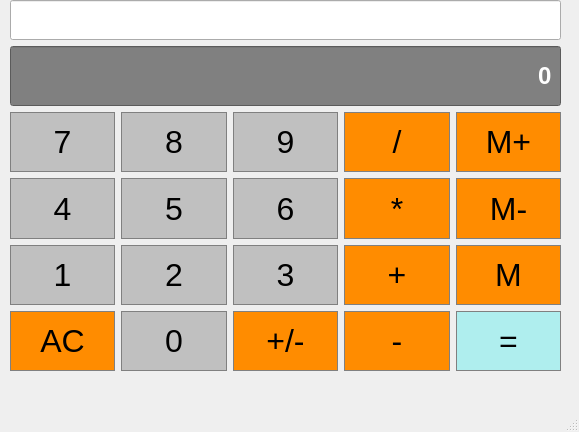
<?xml version="1.0" encoding="UTF-8"?>
<ui version="4.0">
 <class>Calculator</class>
 <widget class="QMainWindow" name="Calculator">
  <property name="geometry">
   <rect>
    <x>0</x>
    <y>0</y>
    <width>579</width>
    <height>432</height>
   </rect>
  </property>
  <property name="windowTitle">
   <string>Calculator</string>
  </property>
  <widget class="QWidget" name="centralwidget">
   <widget class="QWidget" name="gridLayoutWidget">
    <property name="geometry">
     <rect>
      <x>10</x>
      <y>0</y>
      <width>551</width>
      <height>371</height>
     </rect>
    </property>
    <layout class="QGridLayout" name="gridLayout">
     <item row="5" column="1">
      <widget class="QPushButton" name="Button2">
       <property name="sizePolicy">
        <sizepolicy hsizetype="Expanding" vsizetype="Expanding">
         <horstretch>0</horstretch>
         <verstretch>0</verstretch>
        </sizepolicy>
       </property>
       <property name="font">
        <font>
         <family>Arial</family>
         <pointsize>24</pointsize>
         <weight>50</weight>
         <bold>false</bold>
        </font>
       </property>
       <property name="styleSheet">
        <string notr="true">QPushButton {
	background-color: #C0C0C0;
	border: 1px solid gray;
	padding: 5x;
	color: black;
}

QPushButton:pressed{
	background-color: #A9A9A9;
	border: 1px solid gray;
	padding: 5x;
	color: white;
}</string>
       </property>
       <property name="text">
        <string>2</string>
       </property>
      </widget>
     </item>
     <item row="4" column="4">
      <widget class="QPushButton" name="MemClear">
       <property name="sizePolicy">
        <sizepolicy hsizetype="Expanding" vsizetype="Expanding">
         <horstretch>0</horstretch>
         <verstretch>0</verstretch>
        </sizepolicy>
       </property>
       <property name="font">
        <font>
         <family>Arial</family>
         <pointsize>24</pointsize>
         <weight>50</weight>
         <bold>false</bold>
        </font>
       </property>
       <property name="styleSheet">
        <string notr="true">QPushButton {
	background-color: #FF8C00;
	border: 1px solid gray;
	padding: 5x;
	color: black;
}

QPushButton:pressed{
	background-color: #A9A9A9;
	border: 1px solid gray;
	padding: 5x;
	color: white;
}</string>
       </property>
       <property name="text">
        <string>M-</string>
       </property>
      </widget>
     </item>
     <item row="3" column="1">
      <widget class="QPushButton" name="Button8">
       <property name="sizePolicy">
        <sizepolicy hsizetype="Expanding" vsizetype="Expanding">
         <horstretch>0</horstretch>
         <verstretch>0</verstretch>
        </sizepolicy>
       </property>
       <property name="font">
        <font>
         <family>Arial</family>
         <pointsize>24</pointsize>
         <weight>50</weight>
         <bold>false</bold>
        </font>
       </property>
       <property name="styleSheet">
        <string notr="true">QPushButton {
	background-color: #C0C0C0;
	border: 1px solid gray;
	padding: 5x;
	color: black;
}

QPushButton:pressed{
	background-color: #A9A9A9;
	border: 1px solid gray;
	padding: 5x;
	color: white;
}</string>
       </property>
       <property name="text">
        <string>8</string>
       </property>
      </widget>
     </item>
     <item row="4" column="0">
      <widget class="QPushButton" name="Button4">
       <property name="sizePolicy">
        <sizepolicy hsizetype="Expanding" vsizetype="Expanding">
         <horstretch>0</horstretch>
         <verstretch>0</verstretch>
        </sizepolicy>
       </property>
       <property name="font">
        <font>
         <family>Arial</family>
         <pointsize>24</pointsize>
         <weight>50</weight>
         <bold>false</bold>
        </font>
       </property>
       <property name="styleSheet">
        <string notr="true">QPushButton {
	background-color: #C0C0C0;
	border: 1px solid gray;
	padding: 5x;
	color: black;
}

QPushButton:pressed{
	background-color: #A9A9A9;
	border: 1px solid gray;
	padding: 5x;
	color: white;
}</string>
       </property>
       <property name="text">
        <string>4</string>
       </property>
      </widget>
     </item>
     <item row="4" column="1">
      <widget class="QPushButton" name="Button5">
       <property name="sizePolicy">
        <sizepolicy hsizetype="Expanding" vsizetype="Expanding">
         <horstretch>0</horstretch>
         <verstretch>0</verstretch>
        </sizepolicy>
       </property>
       <property name="font">
        <font>
         <family>Arial</family>
         <pointsize>24</pointsize>
         <weight>50</weight>
         <bold>false</bold>
        </font>
       </property>
       <property name="styleSheet">
        <string notr="true">QPushButton {
	background-color: #C0C0C0;
	border: 1px solid gray;
	padding: 5x;
	color: black;
}

QPushButton:pressed{
	background-color: #A9A9A9;
	border: 1px solid gray;
	padding: 5x;
	color: white;
}</string>
       </property>
       <property name="text">
        <string>5</string>
       </property>
      </widget>
     </item>
     <item row="6" column="3">
      <widget class="QPushButton" name="Subtract">
       <property name="sizePolicy">
        <sizepolicy hsizetype="Expanding" vsizetype="Expanding">
         <horstretch>0</horstretch>
         <verstretch>0</verstretch>
        </sizepolicy>
       </property>
       <property name="font">
        <font>
         <family>Arial</family>
         <pointsize>24</pointsize>
         <weight>50</weight>
         <bold>false</bold>
        </font>
       </property>
       <property name="styleSheet">
        <string notr="true">QPushButton {
	background-color: #FF8C00;
	border: 1px solid gray;
	padding: 5x;
	color: black;
}

QPushButton:pressed{
	background-color: #A9A9A9;
	border: 1px solid gray;
	padding: 5x;
	color: white;
}</string>
       </property>
       <property name="text">
        <string>-</string>
       </property>
      </widget>
     </item>
     <item row="6" column="2">
      <widget class="QPushButton" name="ChangeSign">
       <property name="sizePolicy">
        <sizepolicy hsizetype="Expanding" vsizetype="Expanding">
         <horstretch>0</horstretch>
         <verstretch>0</verstretch>
        </sizepolicy>
       </property>
       <property name="font">
        <font>
         <family>Arial</family>
         <pointsize>24</pointsize>
         <weight>50</weight>
         <bold>false</bold>
        </font>
       </property>
       <property name="styleSheet">
        <string notr="true">QPushButton {
	background-color: #FF8C00;
	border: 1px solid gray;
	padding: 5x;
	color: black;
}

QPushButton:pressed{
	background-color: #A9A9A9;
	border: 1px solid gray;
	padding: 5x;
	color: white;
}</string>
       </property>
       <property name="text">
        <string>+/-</string>
       </property>
      </widget>
     </item>
     <item row="4" column="2">
      <widget class="QPushButton" name="Button6">
       <property name="sizePolicy">
        <sizepolicy hsizetype="Expanding" vsizetype="Expanding">
         <horstretch>0</horstretch>
         <verstretch>0</verstretch>
        </sizepolicy>
       </property>
       <property name="font">
        <font>
         <family>Arial</family>
         <pointsize>24</pointsize>
         <weight>50</weight>
         <bold>false</bold>
        </font>
       </property>
       <property name="styleSheet">
        <string notr="true">QPushButton {
	background-color: #C0C0C0;
	border: 1px solid gray;
	padding: 5x;
	color: black;
}

QPushButton:pressed{
	background-color: #A9A9A9;
	border: 1px solid gray;
	padding: 5x;
	color: white;
}</string>
       </property>
       <property name="text">
        <string>6</string>
       </property>
      </widget>
     </item>
     <item row="6" column="4">
      <widget class="QPushButton" name="Equal">
       <property name="sizePolicy">
        <sizepolicy hsizetype="Expanding" vsizetype="Expanding">
         <horstretch>0</horstretch>
         <verstretch>0</verstretch>
        </sizepolicy>
       </property>
       <property name="font">
        <font>
         <family>Arial</family>
         <pointsize>24</pointsize>
         <weight>50</weight>
         <bold>false</bold>
        </font>
       </property>
       <property name="styleSheet">
        <string notr="true">QPushButton {
	background-color: #AFEEEE;
	border: 1px solid gray;
	padding: 5x;
	color: black;
}

QPushButton:pressed{
	background-color: #A9A9A9;
	border: 1px solid gray;
	padding: 5x;
	color: white;
}</string>
       </property>
       <property name="text">
        <string>=</string>
       </property>
      </widget>
     </item>
     <item row="3" column="0">
      <widget class="QPushButton" name="Button7">
       <property name="sizePolicy">
        <sizepolicy hsizetype="Expanding" vsizetype="Expanding">
         <horstretch>0</horstretch>
         <verstretch>0</verstretch>
        </sizepolicy>
       </property>
       <property name="font">
        <font>
         <family>Arial</family>
         <pointsize>24</pointsize>
         <weight>50</weight>
         <bold>false</bold>
        </font>
       </property>
       <property name="styleSheet">
        <string notr="true">QPushButton {
	background-color: #C0C0C0;
	border: 1px solid gray;
	padding: 5x;
	color: black;
}

QPushButton:pressed{
	background-color: #A9A9A9;
	border: 1px solid gray;
	padding: 5x;
	color: white;
}</string>
       </property>
       <property name="text">
        <string>7</string>
       </property>
      </widget>
     </item>
     <item row="6" column="0">
      <widget class="QPushButton" name="Clear">
       <property name="sizePolicy">
        <sizepolicy hsizetype="Expanding" vsizetype="Expanding">
         <horstretch>0</horstretch>
         <verstretch>0</verstretch>
        </sizepolicy>
       </property>
       <property name="font">
        <font>
         <family>Arial</family>
         <pointsize>24</pointsize>
         <weight>50</weight>
         <bold>false</bold>
        </font>
       </property>
       <property name="styleSheet">
        <string notr="true">QPushButton {
	background-color: #FF8C00;
	border: 1px solid gray;
	padding: 5x;
	color: black;
}

QPushButton:pressed{
	background-color: #A9A9A9;
	border: 1px solid gray;
	padding: 5x;
	color: white;
}</string>
       </property>
       <property name="text">
        <string>AC</string>
       </property>
      </widget>
     </item>
     <item row="6" column="1">
      <widget class="QPushButton" name="Button0">
       <property name="sizePolicy">
        <sizepolicy hsizetype="Expanding" vsizetype="Expanding">
         <horstretch>0</horstretch>
         <verstretch>0</verstretch>
        </sizepolicy>
       </property>
       <property name="font">
        <font>
         <family>Arial</family>
         <pointsize>24</pointsize>
         <weight>50</weight>
         <bold>false</bold>
        </font>
       </property>
       <property name="styleSheet">
        <string notr="true">QPushButton {
	background-color: #C0C0C0;
	border: 1px solid gray;
	padding: 5x;
	color: black;
}

QPushButton:pressed{
	background-color: #A9A9A9;
	border: 1px solid gray;
	padding: 5x;
	color: white;
}</string>
       </property>
       <property name="text">
        <string>0</string>
       </property>
      </widget>
     </item>
     <item row="5" column="4">
      <widget class="QPushButton" name="MemGet">
       <property name="sizePolicy">
        <sizepolicy hsizetype="Expanding" vsizetype="Expanding">
         <horstretch>0</horstretch>
         <verstretch>0</verstretch>
        </sizepolicy>
       </property>
       <property name="font">
        <font>
         <family>Arial</family>
         <pointsize>24</pointsize>
         <weight>50</weight>
         <bold>false</bold>
        </font>
       </property>
       <property name="styleSheet">
        <string notr="true">QPushButton {
	background-color: #FF8C00;
	border: 1px solid gray;
	padding: 5x;
	color: black;
}

QPushButton:pressed{
	background-color: #A9A9A9;
	border: 1px solid gray;
	padding: 5x;
	color: white;
}</string>
       </property>
       <property name="text">
        <string>M</string>
       </property>
      </widget>
     </item>
     <item row="3" column="4">
      <widget class="QPushButton" name="MemAdd">
       <property name="sizePolicy">
        <sizepolicy hsizetype="Expanding" vsizetype="Expanding">
         <horstretch>0</horstretch>
         <verstretch>0</verstretch>
        </sizepolicy>
       </property>
       <property name="font">
        <font>
         <family>Arial</family>
         <pointsize>24</pointsize>
         <weight>50</weight>
         <bold>false</bold>
        </font>
       </property>
       <property name="styleSheet">
        <string notr="true">QPushButton {
	background-color: #FF8C00;
	border: 1px solid gray;
	padding: 5x;
	color: black;
}

QPushButton:pressed{
	background-color: #A9A9A9;
	border: 1px solid gray;
	padding: 5x;
	color: white;
}</string>
       </property>
       <property name="text">
        <string>M+</string>
       </property>
      </widget>
     </item>
     <item row="5" column="3">
      <widget class="QPushButton" name="Add">
       <property name="sizePolicy">
        <sizepolicy hsizetype="Expanding" vsizetype="Expanding">
         <horstretch>0</horstretch>
         <verstretch>0</verstretch>
        </sizepolicy>
       </property>
       <property name="font">
        <font>
         <family>Arial</family>
         <pointsize>24</pointsize>
         <weight>50</weight>
         <bold>false</bold>
        </font>
       </property>
       <property name="styleSheet">
        <string notr="true">QPushButton {
	background-color: #FF8C00;
	border: 1px solid gray;
	padding: 5x;
	color: black;
}

QPushButton:pressed{
	background-color: #A9A9A9;
	border: 1px solid gray;
	padding: 5x;
	color: white;
}</string>
       </property>
       <property name="text">
        <string>+</string>
       </property>
      </widget>
     </item>
     <item row="5" column="0">
      <widget class="QPushButton" name="Button1">
       <property name="sizePolicy">
        <sizepolicy hsizetype="Expanding" vsizetype="Expanding">
         <horstretch>0</horstretch>
         <verstretch>0</verstretch>
        </sizepolicy>
       </property>
       <property name="font">
        <font>
         <family>Arial</family>
         <pointsize>24</pointsize>
         <weight>50</weight>
         <bold>false</bold>
        </font>
       </property>
       <property name="styleSheet">
        <string notr="true">QPushButton {
	background-color: #C0C0C0;
	border: 1px solid gray;
	padding: 5x;
	color: black;
}

QPushButton:pressed{
	background-color: #A9A9A9;
	border: 1px solid gray;
	padding: 5x;
	color: white;
}</string>
       </property>
       <property name="text">
        <string>1</string>
       </property>
      </widget>
     </item>
     <item row="3" column="3">
      <widget class="QPushButton" name="Divide">
       <property name="sizePolicy">
        <sizepolicy hsizetype="Expanding" vsizetype="Expanding">
         <horstretch>0</horstretch>
         <verstretch>0</verstretch>
        </sizepolicy>
       </property>
       <property name="font">
        <font>
         <family>Arial</family>
         <pointsize>24</pointsize>
         <weight>50</weight>
         <bold>false</bold>
        </font>
       </property>
       <property name="styleSheet">
        <string notr="true">QPushButton {
	background-color: #FF8C00;
	border: 1px solid gray;
	padding: 5x;
	color: black;
}

QPushButton:pressed{
	background-color: #A9A9A9;
	border: 1px solid gray;
	padding: 5x;
	color: white;
}</string>
       </property>
       <property name="text">
        <string>/</string>
       </property>
      </widget>
     </item>
     <item row="4" column="3">
      <widget class="QPushButton" name="Multiply">
       <property name="sizePolicy">
        <sizepolicy hsizetype="Expanding" vsizetype="Preferred">
         <horstretch>0</horstretch>
         <verstretch>0</verstretch>
        </sizepolicy>
       </property>
       <property name="font">
        <font>
         <family>Arial</family>
         <pointsize>24</pointsize>
         <weight>50</weight>
         <bold>false</bold>
        </font>
       </property>
       <property name="styleSheet">
        <string notr="true">QPushButton {
	background-color: #FF8C00;
	border: 1px solid gray;
	padding: 5x;
	color: black;
}

QPushButton:pressed{
	background-color: #A9A9A9;
	border: 1px solid gray;
	padding: 5x;
	color: white;
}</string>
       </property>
       <property name="text">
        <string>*</string>
       </property>
      </widget>
     </item>
     <item row="3" column="2">
      <widget class="QPushButton" name="Button9">
       <property name="sizePolicy">
        <sizepolicy hsizetype="Expanding" vsizetype="Expanding">
         <horstretch>0</horstretch>
         <verstretch>0</verstretch>
        </sizepolicy>
       </property>
       <property name="font">
        <font>
         <family>Arial</family>
         <pointsize>24</pointsize>
         <weight>50</weight>
         <bold>false</bold>
        </font>
       </property>
       <property name="styleSheet">
        <string notr="true">QPushButton {
	background-color: #C0C0C0;
	border: 1px solid gray;
	padding: 5x;
	color: black;
}

QPushButton:pressed{
	background-color: #A9A9A9;
	border: 1px solid gray;
	padding: 5x;
	color: white;
}</string>
       </property>
       <property name="text">
        <string>9</string>
       </property>
      </widget>
     </item>
     <item row="5" column="2">
      <widget class="QPushButton" name="Button3">
       <property name="sizePolicy">
        <sizepolicy hsizetype="Expanding" vsizetype="Expanding">
         <horstretch>0</horstretch>
         <verstretch>0</verstretch>
        </sizepolicy>
       </property>
       <property name="font">
        <font>
         <family>Arial</family>
         <pointsize>24</pointsize>
         <weight>50</weight>
         <bold>false</bold>
        </font>
       </property>
       <property name="styleSheet">
        <string notr="true">QPushButton {
	background-color: #C0C0C0;
	border: 1px solid gray;
	padding: 5x;
	color: black;
}

QPushButton:pressed{
	background-color: #A9A9A9;
	border: 1px solid gray;
	padding: 5x;
	color: white;
}</string>
       </property>
       <property name="text">
        <string>3</string>
       </property>
      </widget>
     </item>
     <item row="2" column="0" colspan="5">
      <widget class="QLineEdit" name="Display">
       <property name="sizePolicy">
        <sizepolicy hsizetype="Expanding" vsizetype="Expanding">
         <horstretch>0</horstretch>
         <verstretch>0</verstretch>
        </sizepolicy>
       </property>
       <property name="font">
        <font>
         <family>Arial</family>
         <pointsize>18</pointsize>
         <weight>75</weight>
         <bold>true</bold>
        </font>
       </property>
       <property name="styleSheet">
        <string notr="true">QLineEdit {
	background-color: gray;
	padding: 5px;
	color: white;
}</string>
       </property>
       <property name="text">
        <string>0</string>
       </property>
       <property name="alignment">
        <set>Qt::AlignRight|Qt::AlignTrailing|Qt::AlignVCenter</set>
       </property>
      </widget>
     </item>
     <item row="0" column="0" colspan="5">
      <widget class="QLineEdit" name="DisplayPrevious">
       <property name="sizePolicy">
        <sizepolicy hsizetype="Expanding" vsizetype="Fixed">
         <horstretch>0</horstretch>
         <verstretch>0</verstretch>
        </sizepolicy>
       </property>
       <property name="minimumSize">
        <size>
         <width>0</width>
         <height>40</height>
        </size>
       </property>
       <property name="maximumSize">
        <size>
         <width>16777215</width>
         <height>40</height>
        </size>
       </property>
       <property name="font">
        <font>
         <family>Arial</family>
         <pointsize>18</pointsize>
        </font>
       </property>
       <property name="mouseTracking">
        <bool>false</bool>
       </property>
       <property name="focusPolicy">
        <enum>Qt::NoFocus</enum>
       </property>
       <property name="acceptDrops">
        <bool>false</bool>
       </property>
       <property name="text">
        <string/>
       </property>
       <property name="alignment">
        <set>Qt::AlignRight|Qt::AlignTrailing|Qt::AlignVCenter</set>
       </property>
      </widget>
     </item>
    </layout>
   </widget>
  </widget>
  <widget class="QMenuBar" name="menubar">
   <property name="geometry">
    <rect>
     <x>0</x>
     <y>0</y>
     <width>579</width>
     <height>22</height>
    </rect>
   </property>
  </widget>
  <widget class="QStatusBar" name="statusbar"/>
 </widget>
 <resources/>
 <connections/>
</ui>
